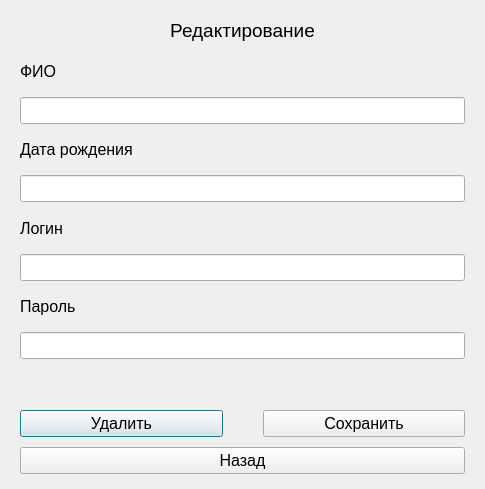
<?xml version="1.0" encoding="UTF-8"?>
<ui version="4.0">
 <class>Dialog</class>
 <widget class="QDialog" name="Dialog">
  <property name="geometry">
   <rect>
    <x>0</x>
    <y>0</y>
    <width>485</width>
    <height>489</height>
   </rect>
  </property>
  <property name="windowTitle">
   <string>Dialog</string>
  </property>
  <layout class="QVBoxLayout" name="verticalLayout">
   <property name="spacing">
    <number>10</number>
   </property>
   <property name="leftMargin">
    <number>20</number>
   </property>
   <property name="topMargin">
    <number>15</number>
   </property>
   <property name="rightMargin">
    <number>20</number>
   </property>
   <property name="bottomMargin">
    <number>15</number>
   </property>
   <item>
    <widget class="QLabel" name="label_title">
     <property name="font">
      <font>
       <pointsize>14</pointsize>
      </font>
     </property>
     <property name="text">
      <string>Редактирование</string>
     </property>
     <property name="alignment">
      <set>Qt::AlignCenter</set>
     </property>
    </widget>
   </item>
   <item>
    <widget class="QLabel" name="label_full_name">
     <property name="font">
      <font>
       <pointsize>12</pointsize>
      </font>
     </property>
     <property name="text">
      <string>ФИО</string>
     </property>
    </widget>
   </item>
   <item>
    <widget class="QLineEdit" name="lineEdit_full_name">
     <property name="font">
      <font>
       <pointsize>12</pointsize>
      </font>
     </property>
    </widget>
   </item>
   <item>
    <widget class="QLabel" name="label_date_of_birth">
     <property name="font">
      <font>
       <pointsize>12</pointsize>
      </font>
     </property>
     <property name="text">
      <string>Дата рождения</string>
     </property>
    </widget>
   </item>
   <item>
    <widget class="QLineEdit" name="lineEdit_date_of_birth">
     <property name="font">
      <font>
       <pointsize>12</pointsize>
      </font>
     </property>
    </widget>
   </item>
   <item>
    <widget class="QLabel" name="label_login">
     <property name="font">
      <font>
       <pointsize>12</pointsize>
      </font>
     </property>
     <property name="text">
      <string>Логин</string>
     </property>
    </widget>
   </item>
   <item>
    <widget class="QLineEdit" name="lineEdit_login">
     <property name="font">
      <font>
       <pointsize>12</pointsize>
      </font>
     </property>
    </widget>
   </item>
   <item>
    <widget class="QLabel" name="label_password">
     <property name="font">
      <font>
       <pointsize>12</pointsize>
      </font>
     </property>
     <property name="text">
      <string>Пароль</string>
     </property>
    </widget>
   </item>
   <item>
    <widget class="QLineEdit" name="lineEdit_password">
     <property name="font">
      <font>
       <pointsize>12</pointsize>
      </font>
     </property>
    </widget>
   </item>
   <item>
    <widget class="QLabel" name="label_pass">
     <property name="text">
      <string/>
     </property>
    </widget>
   </item>
   <item>
    <layout class="QHBoxLayout" name="horizontalLayout">
     <property name="spacing">
      <number>40</number>
     </property>
     <item>
      <widget class="QPushButton" name="pushButton_delete">
       <property name="font">
        <font>
         <pointsize>12</pointsize>
        </font>
       </property>
       <property name="text">
        <string>Удалить</string>
       </property>
      </widget>
     </item>
     <item>
      <widget class="QPushButton" name="pushButton_save">
       <property name="font">
        <font>
         <pointsize>12</pointsize>
        </font>
       </property>
       <property name="text">
        <string>Сохранить</string>
       </property>
      </widget>
     </item>
    </layout>
   </item>
   <item>
    <widget class="QPushButton" name="pushButton_back">
     <property name="font">
      <font>
       <pointsize>12</pointsize>
      </font>
     </property>
     <property name="text">
      <string>Назад</string>
     </property>
    </widget>
   </item>
  </layout>
 </widget>
 <resources/>
 <connections/>
</ui>
